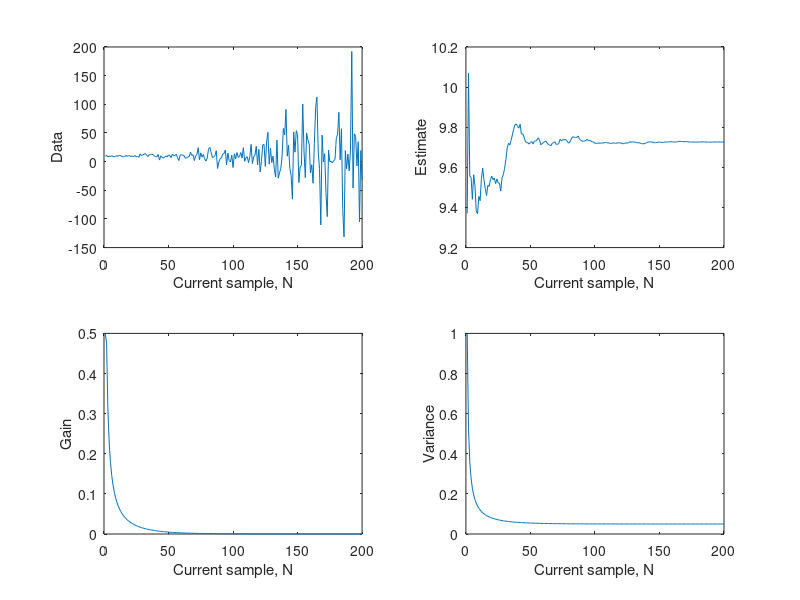

This chart was generated by the following MATLAB code: (Note: this script raises an error after producing the figure.)
%% This is for EENG 5620 Statistical Signal Processing
%-------------------------------------------------------------------------%
% % Assignment 4 Problem 8.22 from the text book, what I am trying to do
% is to write a Monte Carlo simulation for the problem, and then plot
% serveral pictures of the gain, variance sequences as shown around (8.40)
%-------------------------------------------------------------------------%

clc; clear; close all;

% % Initialize different parameters
    A = 10;
    N = 200;
    M = 1000;
    A_estimator = zeros(1, N);
    K = zeros(1, N);
    var_A = zeros(1, N);
    sigma2_0 = 1;
    x = zeros(1, N);
%-------------------------------------------------------------------------%
% % For different r 
% r = 1;
% r = 0.95;
r = 1.05;
%-------------------------------------------------------------------------%
    x0 = A + sqrt(sigma2_0)*randn;
    A_estimator(1) = x0;
    var_A(1) = sigma2_0;
    x(1) = x0;
    K(1) = 0.5; % % From (8.41)
%   % Generate Data

for i = 2: N
        sigma2 = r^i;
        x(i) = A + sqrt(sigma2)*randn;        
        K(i) = var_A(i-1)/(var_A(i-1) + sigma2);        
        A_estimator(i) = A_estimator(i-1)+K(i)*(x(i)-A_estimator(i-1));       
        var_A(i) = (1-K(i))*var_A(i-1);
end
% % Plot
figure(1);

iteration = 1 : N;

subplot(2,2,1);
plot(iteration,  x);
xlabel('Current sample, N'),ylabel('Data');

subplot(2,2,2);
plot(iteration,  A_estimator);
xlabel('Current sample, N'),ylabel('Estimate');

subplot(2,2,3);
plot(iteration,  K);
xlabel('Current sample, N'),ylabel('Gain');

subplot(2,2,4);
plot(iteration,  var_A);
xlabel('Current sample, N'),ylabel('Variance');

suptitle('r = 1.05');
disp('Done!');
